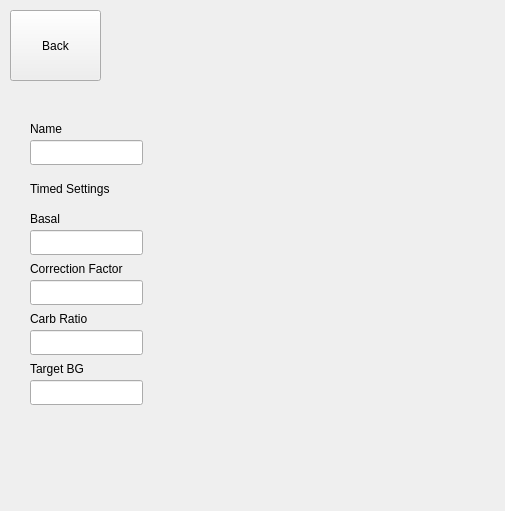
<?xml version="1.0" encoding="UTF-8"?>
<ui version="4.0">
 <class>createprofile</class>
 <widget class="QWidget" name="createprofile">
  <property name="geometry">
   <rect>
    <x>0</x>
    <y>0</y>
    <width>505</width>
    <height>511</height>
   </rect>
  </property>
  <property name="windowTitle">
   <string>Form</string>
  </property>
  <widget class="QLineEdit" name="NameLineEdit">
   <property name="geometry">
    <rect>
     <x>30</x>
     <y>140</y>
     <width>113</width>
     <height>25</height>
    </rect>
   </property>
  </widget>
  <widget class="QPushButton" name="BackBtn">
   <property name="geometry">
    <rect>
     <x>10</x>
     <y>10</y>
     <width>91</width>
     <height>71</height>
    </rect>
   </property>
   <property name="text">
    <string>Back</string>
   </property>
  </widget>
  <widget class="QLabel" name="NameLabel">
   <property name="geometry">
    <rect>
     <x>30</x>
     <y>120</y>
     <width>62</width>
     <height>17</height>
    </rect>
   </property>
   <property name="text">
    <string>Name</string>
   </property>
  </widget>
  <widget class="QLabel" name="TimedDisplay">
   <property name="geometry">
    <rect>
     <x>30</x>
     <y>180</y>
     <width>101</width>
     <height>17</height>
    </rect>
   </property>
   <property name="text">
    <string>Timed Settings</string>
   </property>
  </widget>
  <widget class="QLineEdit" name="BasalLineEdit">
   <property name="geometry">
    <rect>
     <x>30</x>
     <y>230</y>
     <width>113</width>
     <height>25</height>
    </rect>
   </property>
  </widget>
  <widget class="QLineEdit" name="CorrectionLineEdit">
   <property name="geometry">
    <rect>
     <x>30</x>
     <y>280</y>
     <width>113</width>
     <height>25</height>
    </rect>
   </property>
  </widget>
  <widget class="QLabel" name="BasalLabel">
   <property name="geometry">
    <rect>
     <x>30</x>
     <y>210</y>
     <width>101</width>
     <height>17</height>
    </rect>
   </property>
   <property name="text">
    <string>Basal</string>
   </property>
  </widget>
  <widget class="QLabel" name="CorrectionFactorLabel">
   <property name="geometry">
    <rect>
     <x>30</x>
     <y>260</y>
     <width>111</width>
     <height>17</height>
    </rect>
   </property>
   <property name="text">
    <string>Correction Factor</string>
   </property>
  </widget>
  <widget class="QLabel" name="CarbRatiolabel">
   <property name="geometry">
    <rect>
     <x>30</x>
     <y>310</y>
     <width>111</width>
     <height>17</height>
    </rect>
   </property>
   <property name="text">
    <string>Carb Ratio</string>
   </property>
  </widget>
  <widget class="QLineEdit" name="CarbRatioLineEdit">
   <property name="geometry">
    <rect>
     <x>30</x>
     <y>330</y>
     <width>113</width>
     <height>25</height>
    </rect>
   </property>
  </widget>
  <widget class="QLineEdit" name="TargetBGLineEdit">
   <property name="geometry">
    <rect>
     <x>30</x>
     <y>380</y>
     <width>113</width>
     <height>25</height>
    </rect>
   </property>
  </widget>
  <widget class="QLabel" name="TargetBGLabel">
   <property name="geometry">
    <rect>
     <x>30</x>
     <y>360</y>
     <width>111</width>
     <height>17</height>
    </rect>
   </property>
   <property name="text">
    <string>Target BG</string>
   </property>
  </widget>
 </widget>
 <resources/>
 <connections/>
</ui>
